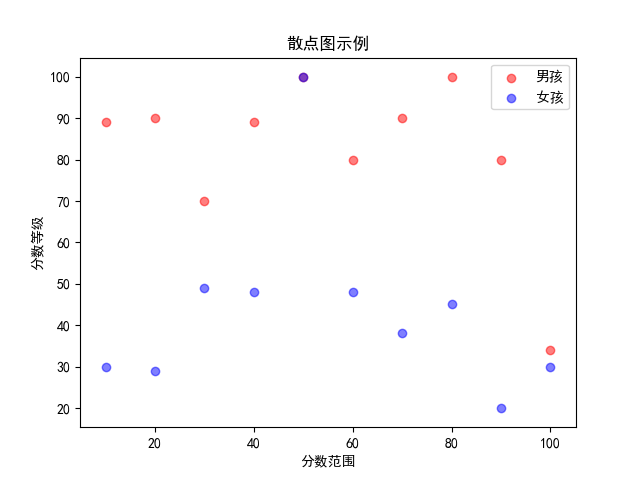

Here is the Python script that generated this plot:
#coding=utf-8
import matplotlib.pyplot as plt
import numpy as np
import math
import seaborn as sns

plt.rcParams['font.sans-serif'] = ['SimHei'] # 步骤一(替换sans-serif字体)
plt.rcParams['axes.unicode_minus'] = False   

girls_grades = [89, 90, 70, 89, 100, 80, 90, 100, 80, 34]
boys_grades = [30, 29, 49, 48, 100, 48, 38, 45, 20, 30]
grades_range = [10, 20, 30, 40, 50, 60, 70, 80, 90, 100]

#plt.legend(labels = ('男孩','女孩'),loc='upper left')
plt.scatter(grades_range, girls_grades, color='r', alpha=0.5)
plt.scatter(grades_range, boys_grades, color='b', alpha=0.5)

plt.title('散点图示例')#显示图表标题
plt.xlabel('分数范围')#x轴名称
plt.ylabel('分数等级')#y轴名称
plt.grid(False)#显示网格线
plt.legend(labels = ('男孩','女孩'),loc='upper right')
plt.savefig('./ScatterPlot.png')
plt.show()
